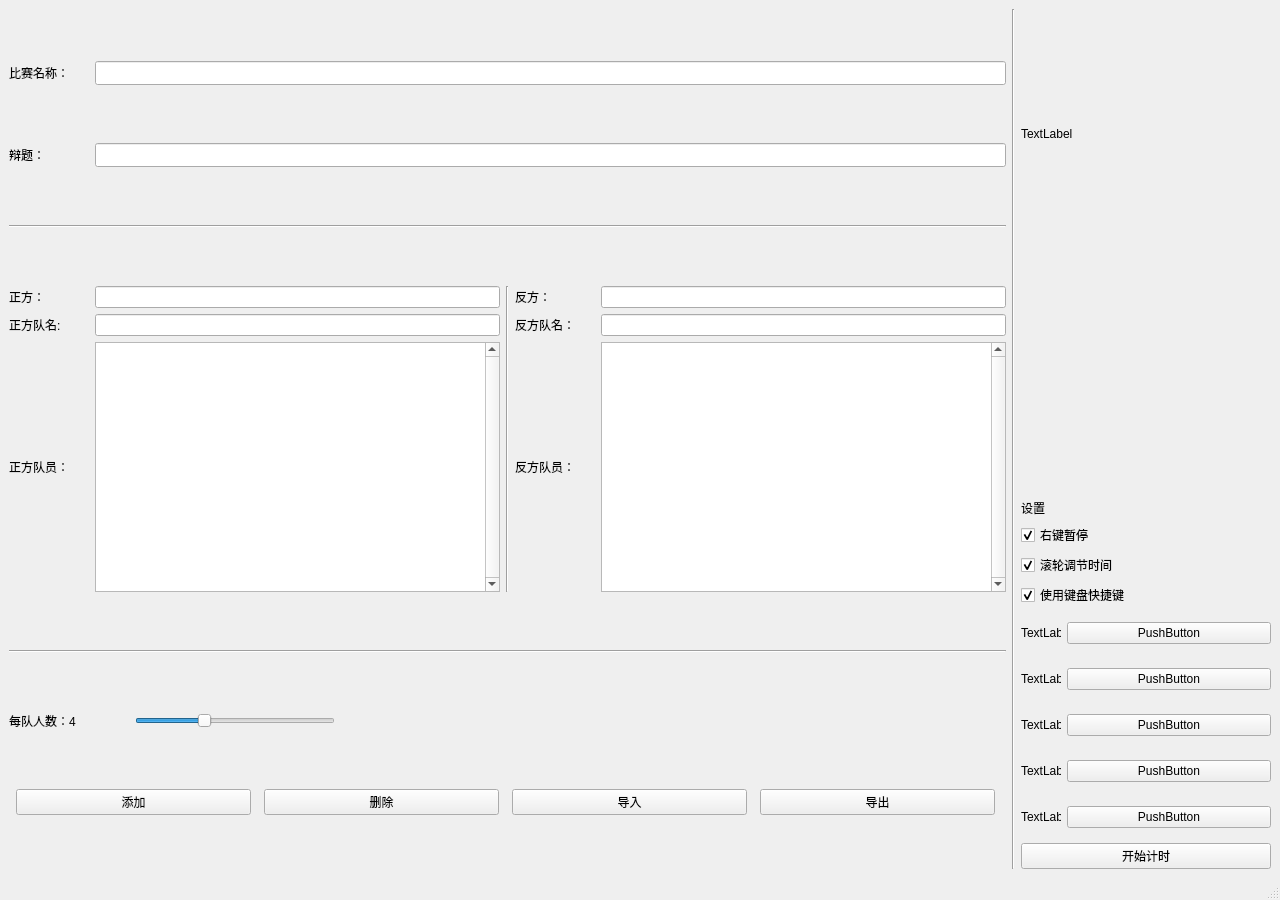
<?xml version="1.0" encoding="UTF-8"?>
<ui version="4.0">
 <class>MainWindow</class>
 <widget class="QMainWindow" name="MainWindow">
  <property name="geometry">
   <rect>
    <x>0</x>
    <y>0</y>
    <width>1280</width>
    <height>900</height>
   </rect>
  </property>
  <property name="windowTitle">
   <string>MainWindow</string>
  </property>
  <widget class="QWidget" name="centralwidget">
   <layout class="QHBoxLayout" name="horizontalLayout_3">
    <item>
     <layout class="QHBoxLayout" name="horizontalLayout_2">
      <item>
       <layout class="QVBoxLayout" name="verticalLayout_2">
        <item>
         <layout class="QHBoxLayout" name="horizontalLayout_4">
          <item>
           <widget class="QLabel" name="label_2">
            <property name="minimumSize">
             <size>
              <width>80</width>
              <height>0</height>
             </size>
            </property>
            <property name="maximumSize">
             <size>
              <width>100</width>
              <height>24</height>
             </size>
            </property>
            <property name="text">
             <string>比赛名称：</string>
            </property>
           </widget>
          </item>
          <item>
           <widget class="QLineEdit" name="trace_name_edit">
            <property name="maximumSize">
             <size>
              <width>16777215</width>
              <height>24</height>
             </size>
            </property>
           </widget>
          </item>
         </layout>
        </item>
        <item>
         <layout class="QHBoxLayout" name="horizontalLayout_5">
          <item>
           <widget class="QLabel" name="label_3">
            <property name="minimumSize">
             <size>
              <width>80</width>
              <height>0</height>
             </size>
            </property>
            <property name="maximumSize">
             <size>
              <width>100</width>
              <height>24</height>
             </size>
            </property>
            <property name="text">
             <string>辩题：</string>
            </property>
           </widget>
          </item>
          <item>
           <widget class="QLineEdit" name="debate_edit">
            <property name="maximumSize">
             <size>
              <width>16777215</width>
              <height>24</height>
             </size>
            </property>
           </widget>
          </item>
         </layout>
        </item>
        <item>
         <widget class="Line" name="line">
          <property name="orientation">
           <enum>Qt::Horizontal</enum>
          </property>
         </widget>
        </item>
        <item>
         <layout class="QHBoxLayout" name="horizontalLayout_6">
          <item>
           <layout class="QHBoxLayout" name="horizontalLayout_7">
            <item>
             <layout class="QVBoxLayout" name="verticalLayout_5">
              <item>
               <layout class="QHBoxLayout" name="horizontalLayout_9">
                <item>
                 <widget class="QLabel" name="label_4">
                  <property name="minimumSize">
                   <size>
                    <width>80</width>
                    <height>0</height>
                   </size>
                  </property>
                  <property name="maximumSize">
                   <size>
                    <width>100</width>
                    <height>16777215</height>
                   </size>
                  </property>
                  <property name="text">
                   <string>正方：</string>
                  </property>
                 </widget>
                </item>
                <item>
                 <widget class="QLineEdit" name="pros_debate_edit">
                  <property name="maximumSize">
                   <size>
                    <width>16777215</width>
                    <height>16777215</height>
                   </size>
                  </property>
                 </widget>
                </item>
               </layout>
              </item>
              <item>
               <layout class="QHBoxLayout" name="horizontalLayout_11">
                <item>
                 <widget class="QLabel" name="label_6">
                  <property name="minimumSize">
                   <size>
                    <width>80</width>
                    <height>0</height>
                   </size>
                  </property>
                  <property name="maximumSize">
                   <size>
                    <width>100</width>
                    <height>16777215</height>
                   </size>
                  </property>
                  <property name="text">
                   <string>正方队名:</string>
                  </property>
                 </widget>
                </item>
                <item>
                 <widget class="QLineEdit" name="pros_name_edit">
                  <property name="maximumSize">
                   <size>
                    <width>16777215</width>
                    <height>16777215</height>
                   </size>
                  </property>
                 </widget>
                </item>
               </layout>
              </item>
              <item>
               <layout class="QHBoxLayout" name="horizontalLayout_13">
                <item>
                 <widget class="QLabel" name="label_8">
                  <property name="minimumSize">
                   <size>
                    <width>80</width>
                    <height>0</height>
                   </size>
                  </property>
                  <property name="maximumSize">
                   <size>
                    <width>100</width>
                    <height>250</height>
                   </size>
                  </property>
                  <property name="text">
                   <string>正方队员：</string>
                  </property>
                 </widget>
                </item>
                <item>
                 <widget class="QListWidget" name="pros_players_list">
                  <property name="maximumSize">
                   <size>
                    <width>16777215</width>
                    <height>250</height>
                   </size>
                  </property>
                  <property name="verticalScrollBarPolicy">
                   <enum>Qt::ScrollBarAlwaysOn</enum>
                  </property>
                 </widget>
                </item>
               </layout>
              </item>
             </layout>
            </item>
            <item>
             <widget class="Line" name="line_2">
              <property name="orientation">
               <enum>Qt::Vertical</enum>
              </property>
             </widget>
            </item>
            <item>
             <layout class="QVBoxLayout" name="verticalLayout_6">
              <item>
               <layout class="QHBoxLayout" name="horizontalLayout_10">
                <item>
                 <widget class="QLabel" name="label_5">
                  <property name="minimumSize">
                   <size>
                    <width>80</width>
                    <height>0</height>
                   </size>
                  </property>
                  <property name="maximumSize">
                   <size>
                    <width>100</width>
                    <height>16777215</height>
                   </size>
                  </property>
                  <property name="text">
                   <string>反方：</string>
                  </property>
                 </widget>
                </item>
                <item>
                 <widget class="QLineEdit" name="cons_debate_edit">
                  <property name="maximumSize">
                   <size>
                    <width>16777215</width>
                    <height>16777215</height>
                   </size>
                  </property>
                 </widget>
                </item>
               </layout>
              </item>
              <item>
               <layout class="QHBoxLayout" name="horizontalLayout_12">
                <item>
                 <widget class="QLabel" name="label_7">
                  <property name="minimumSize">
                   <size>
                    <width>80</width>
                    <height>0</height>
                   </size>
                  </property>
                  <property name="maximumSize">
                   <size>
                    <width>100</width>
                    <height>16777215</height>
                   </size>
                  </property>
                  <property name="text">
                   <string>反方队名：</string>
                  </property>
                 </widget>
                </item>
                <item>
                 <widget class="QLineEdit" name="cons_name_edit">
                  <property name="maximumSize">
                   <size>
                    <width>16777215</width>
                    <height>16777215</height>
                   </size>
                  </property>
                 </widget>
                </item>
               </layout>
              </item>
              <item>
               <layout class="QHBoxLayout" name="horizontalLayout_14">
                <item>
                 <widget class="QLabel" name="label_9">
                  <property name="minimumSize">
                   <size>
                    <width>80</width>
                    <height>0</height>
                   </size>
                  </property>
                  <property name="maximumSize">
                   <size>
                    <width>100</width>
                    <height>250</height>
                   </size>
                  </property>
                  <property name="text">
                   <string>反方队员：</string>
                  </property>
                 </widget>
                </item>
                <item>
                 <widget class="QListWidget" name="cons_players_list">
                  <property name="maximumSize">
                   <size>
                    <width>16777215</width>
                    <height>250</height>
                   </size>
                  </property>
                  <property name="verticalScrollBarPolicy">
                   <enum>Qt::ScrollBarAlwaysOn</enum>
                  </property>
                 </widget>
                </item>
               </layout>
              </item>
             </layout>
            </item>
           </layout>
          </item>
         </layout>
        </item>
        <item>
         <widget class="Line" name="line_3">
          <property name="orientation">
           <enum>Qt::Horizontal</enum>
          </property>
         </widget>
        </item>
        <item>
         <layout class="QHBoxLayout" name="horizontalLayout_17">
          <item>
           <widget class="QLabel" name="number_label">
            <property name="minimumSize">
             <size>
              <width>120</width>
              <height>0</height>
             </size>
            </property>
            <property name="maximumSize">
             <size>
              <width>16777215</width>
              <height>16777215</height>
             </size>
            </property>
            <property name="text">
             <string>每队人数：4</string>
            </property>
           </widget>
          </item>
          <item>
           <widget class="QSlider" name="number_slider">
            <property name="maximumSize">
             <size>
              <width>200</width>
              <height>16777215</height>
             </size>
            </property>
            <property name="minimum">
             <number>1</number>
            </property>
            <property name="maximum">
             <number>10</number>
            </property>
            <property name="value">
             <number>4</number>
            </property>
            <property name="orientation">
             <enum>Qt::Horizontal</enum>
            </property>
           </widget>
          </item>
          <item>
           <spacer name="horizontalSpacer">
            <property name="orientation">
             <enum>Qt::Horizontal</enum>
            </property>
            <property name="sizeHint" stdset="0">
             <size>
              <width>40</width>
              <height>20</height>
             </size>
            </property>
           </spacer>
          </item>
         </layout>
        </item>
        <item>
         <layout class="QVBoxLayout" name="timetable_vlayout"/>
        </item>
        <item>
         <layout class="QHBoxLayout" name="horizontalLayout_16">
          <item>
           <widget class="QPushButton" name="add_button">
            <property name="minimumSize">
             <size>
              <width>235</width>
              <height>0</height>
             </size>
            </property>
            <property name="maximumSize">
             <size>
              <width>235</width>
              <height>16777215</height>
             </size>
            </property>
            <property name="text">
             <string>添加</string>
            </property>
           </widget>
          </item>
          <item>
           <widget class="QPushButton" name="delete_button">
            <property name="minimumSize">
             <size>
              <width>235</width>
              <height>0</height>
             </size>
            </property>
            <property name="maximumSize">
             <size>
              <width>235</width>
              <height>16777215</height>
             </size>
            </property>
            <property name="text">
             <string>删除</string>
            </property>
           </widget>
          </item>
          <item>
           <widget class="QPushButton" name="input_button">
            <property name="maximumSize">
             <size>
              <width>235</width>
              <height>16777215</height>
             </size>
            </property>
            <property name="text">
             <string>导入</string>
            </property>
           </widget>
          </item>
          <item>
           <widget class="QPushButton" name="output_button">
            <property name="maximumSize">
             <size>
              <width>235</width>
              <height>16777215</height>
             </size>
            </property>
            <property name="text">
             <string>导出</string>
            </property>
           </widget>
          </item>
         </layout>
        </item>
       </layout>
      </item>
      <item>
       <widget class="Line" name="line_4">
        <property name="orientation">
         <enum>Qt::Vertical</enum>
        </property>
       </widget>
      </item>
      <item>
       <layout class="QVBoxLayout" name="verticalLayout_4">
        <item>
         <widget class="QLabel" name="logo">
          <property name="minimumSize">
           <size>
            <width>250</width>
            <height>250</height>
           </size>
          </property>
          <property name="maximumSize">
           <size>
            <width>250</width>
            <height>250</height>
           </size>
          </property>
          <property name="text">
           <string>TextLabel</string>
          </property>
         </widget>
        </item>
        <item>
         <spacer name="verticalSpacer">
          <property name="orientation">
           <enum>Qt::Vertical</enum>
          </property>
          <property name="sizeHint" stdset="0">
           <size>
            <width>20</width>
            <height>40</height>
           </size>
          </property>
         </spacer>
        </item>
        <item>
         <widget class="QLabel" name="label">
          <property name="text">
           <string>设置</string>
          </property>
         </widget>
        </item>
        <item>
         <widget class="QCheckBox" name="right_stop_checkBox">
          <property name="text">
           <string>右键暂停</string>
          </property>
          <property name="checked">
           <bool>true</bool>
          </property>
         </widget>
        </item>
        <item>
         <widget class="QCheckBox" name="wheel_adjust_checkBox">
          <property name="text">
           <string>滚轮调节时间</string>
          </property>
          <property name="checked">
           <bool>true</bool>
          </property>
         </widget>
        </item>
        <item>
         <widget class="QCheckBox" name="use_keyboard_checkBox">
          <property name="text">
           <string>使用键盘快捷键</string>
          </property>
          <property name="checked">
           <bool>true</bool>
          </property>
         </widget>
        </item>
        <item>
         <layout class="QHBoxLayout" name="horizontalLayout">
          <item>
           <widget class="QLabel" name="restart_logo">
            <property name="minimumSize">
             <size>
              <width>0</width>
              <height>40</height>
             </size>
            </property>
            <property name="maximumSize">
             <size>
              <width>40</width>
              <height>40</height>
             </size>
            </property>
            <property name="text">
             <string>TextLabel</string>
            </property>
           </widget>
          </item>
          <item>
           <widget class="QPushButton" name="restart_key">
            <property name="text">
             <string>PushButton</string>
            </property>
           </widget>
          </item>
         </layout>
        </item>
        <item>
         <layout class="QHBoxLayout" name="horizontalLayout_8">
          <item>
           <widget class="QLabel" name="last_logo">
            <property name="minimumSize">
             <size>
              <width>0</width>
              <height>40</height>
             </size>
            </property>
            <property name="maximumSize">
             <size>
              <width>40</width>
              <height>40</height>
             </size>
            </property>
            <property name="text">
             <string>TextLabel</string>
            </property>
           </widget>
          </item>
          <item>
           <widget class="QPushButton" name="last_key">
            <property name="text">
             <string>PushButton</string>
            </property>
           </widget>
          </item>
         </layout>
        </item>
        <item>
         <layout class="QHBoxLayout" name="horizontalLayout_15">
          <item>
           <widget class="QLabel" name="stop_start_logo">
            <property name="minimumSize">
             <size>
              <width>0</width>
              <height>40</height>
             </size>
            </property>
            <property name="maximumSize">
             <size>
              <width>40</width>
              <height>40</height>
             </size>
            </property>
            <property name="text">
             <string>TextLabel</string>
            </property>
           </widget>
          </item>
          <item>
           <widget class="QPushButton" name="stop_start_key">
            <property name="text">
             <string>PushButton</string>
            </property>
           </widget>
          </item>
         </layout>
        </item>
        <item>
         <layout class="QHBoxLayout" name="horizontalLayout_18">
          <item>
           <widget class="QLabel" name="next_logo">
            <property name="minimumSize">
             <size>
              <width>0</width>
              <height>40</height>
             </size>
            </property>
            <property name="maximumSize">
             <size>
              <width>40</width>
              <height>40</height>
             </size>
            </property>
            <property name="text">
             <string>TextLabel</string>
            </property>
           </widget>
          </item>
          <item>
           <widget class="QPushButton" name="next_key">
            <property name="text">
             <string>PushButton</string>
            </property>
           </widget>
          </item>
         </layout>
        </item>
        <item>
         <layout class="QHBoxLayout" name="horizontalLayout_19">
          <item>
           <widget class="QLabel" name="exit_logo">
            <property name="minimumSize">
             <size>
              <width>0</width>
              <height>40</height>
             </size>
            </property>
            <property name="maximumSize">
             <size>
              <width>40</width>
              <height>40</height>
             </size>
            </property>
            <property name="text">
             <string>TextLabel</string>
            </property>
           </widget>
          </item>
          <item>
           <widget class="QPushButton" name="exit_key">
            <property name="text">
             <string>PushButton</string>
            </property>
           </widget>
          </item>
         </layout>
        </item>
        <item>
         <widget class="QPushButton" name="start_button">
          <property name="minimumSize">
           <size>
            <width>250</width>
            <height>0</height>
           </size>
          </property>
          <property name="text">
           <string>开始计时</string>
          </property>
         </widget>
        </item>
       </layout>
      </item>
     </layout>
    </item>
   </layout>
  </widget>
  <widget class="QMenuBar" name="menubar">
   <property name="geometry">
    <rect>
     <x>0</x>
     <y>0</y>
     <width>1280</width>
     <height>26</height>
    </rect>
   </property>
  </widget>
  <widget class="QStatusBar" name="statusbar"/>
 </widget>
 <resources/>
 <connections/>
</ui>
